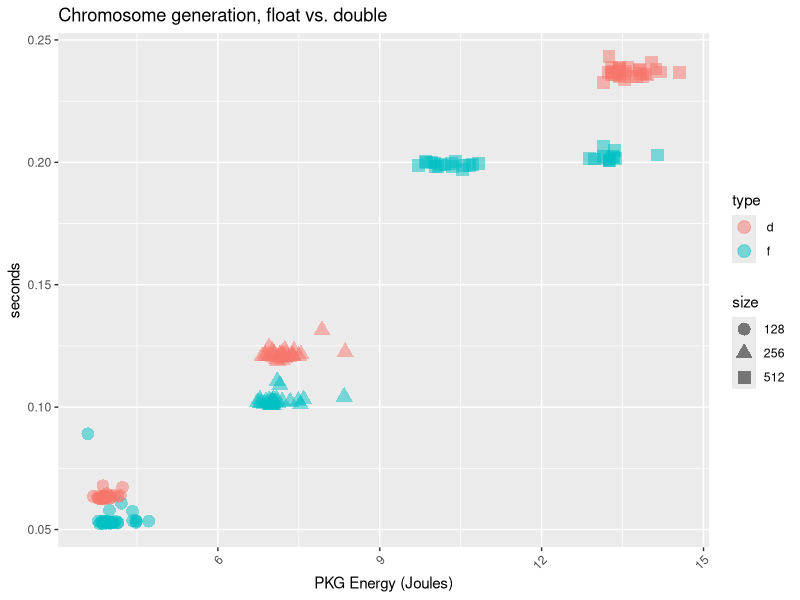
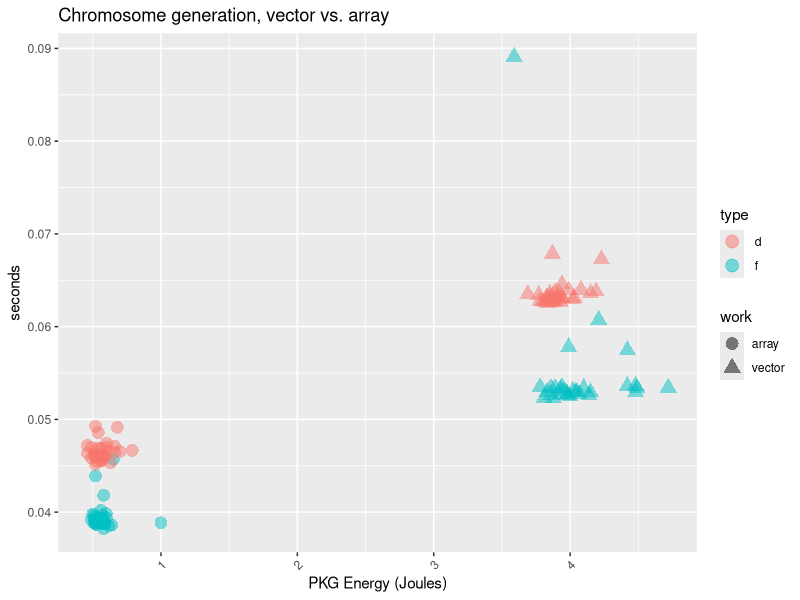
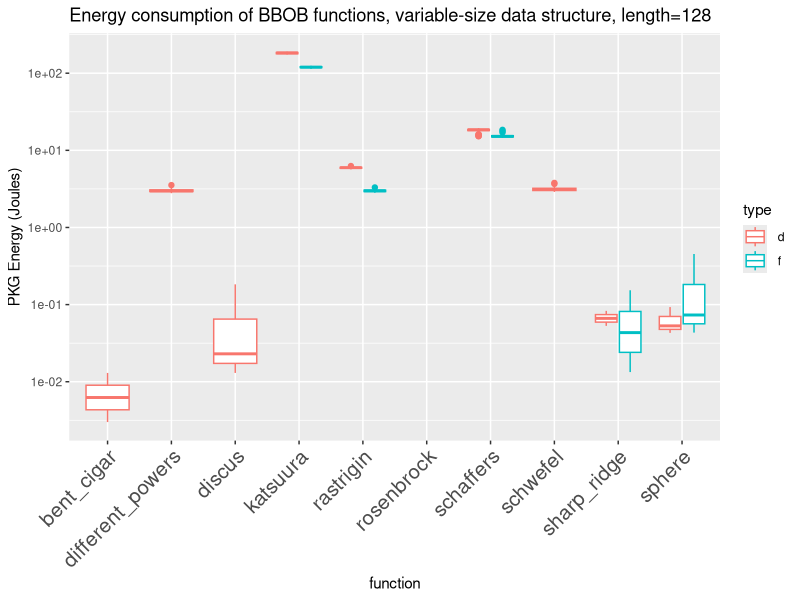
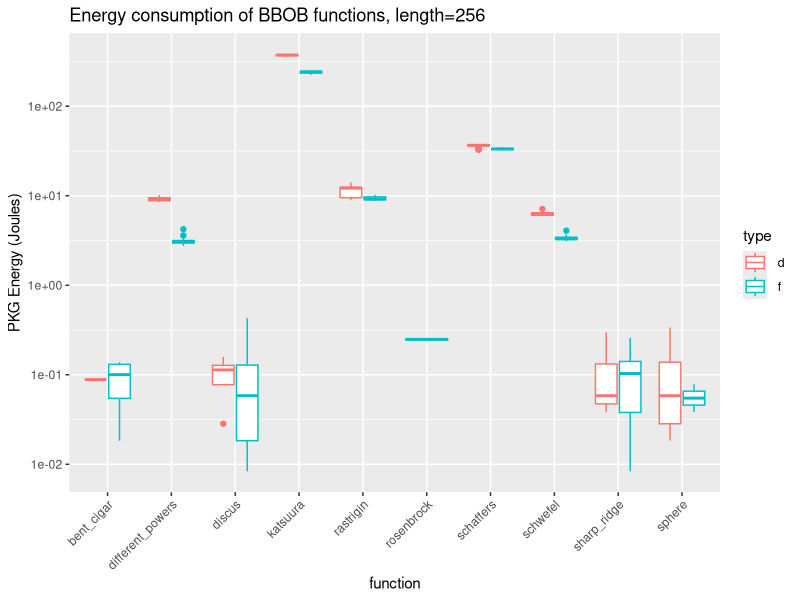
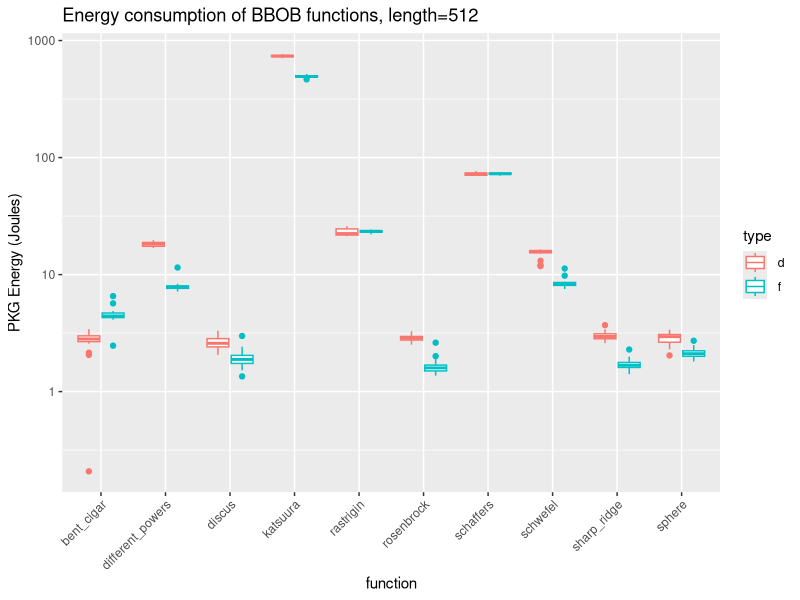
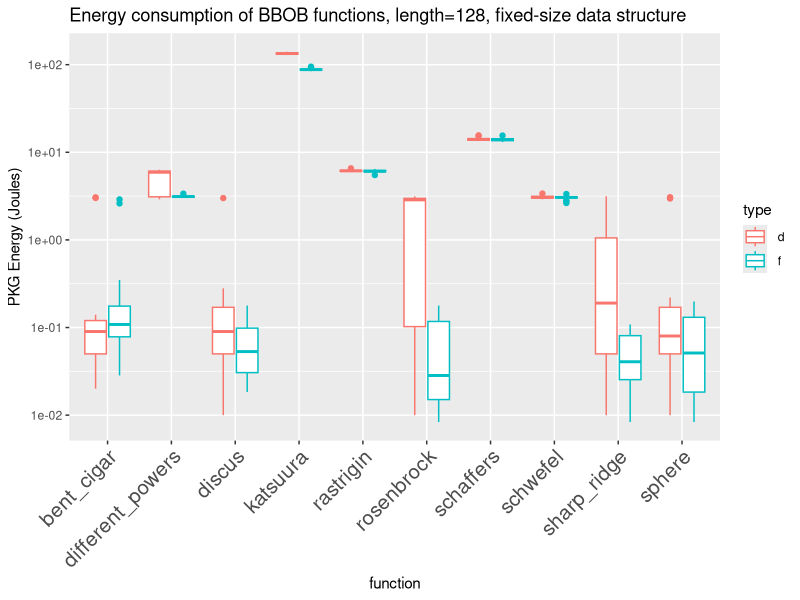
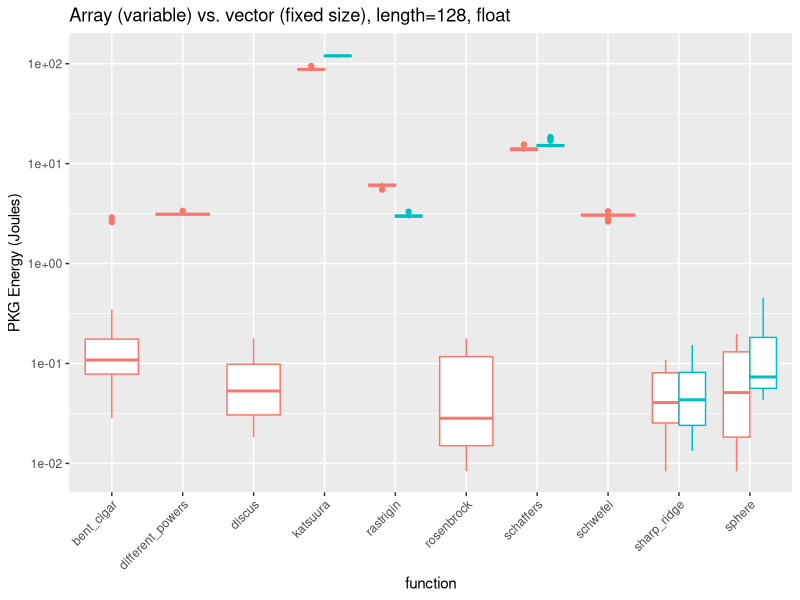
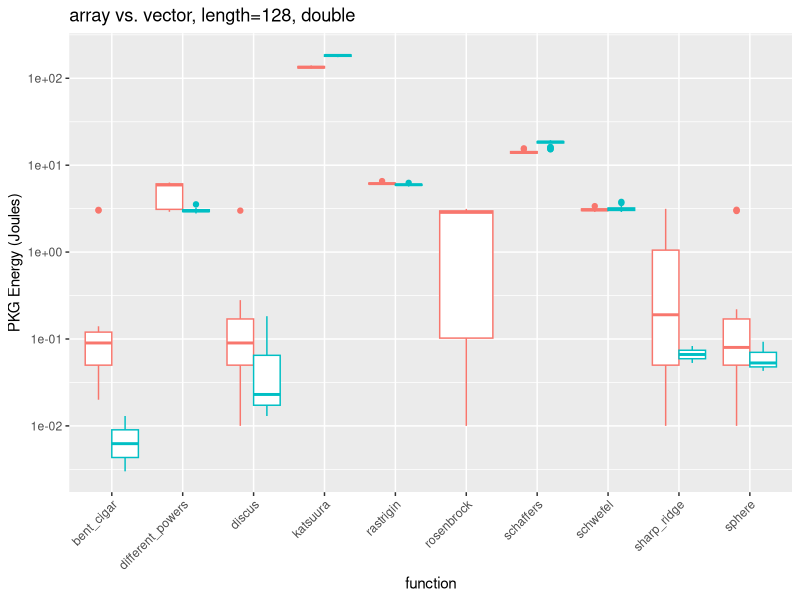

Generate these figures, in order, with R:
## ----evostar.bbob.setup, echo=F, message=F, fig.height=4, fig.cap="Time in seconds for every experiment generating 40K chromosomes with 128,256,512 dimensions, using float or double for every one of them"----
library(ggplot2)
library(ggthemes)
library(dplyr)

base.variable.data <- read.csv("data/evostar25-generation-5-Nov-07-30-15.csv")

base.variable.data$size <- as.factor(base.variable.data$size)
base.variable.data$type <- as.factor(base.variable.data$type)
ggplot(base.variable.data, aes(x=PKG, y=seconds, color=type, shape=size)) +
  geom_point(size=4,alpha=0.5) +
  labs(title="Chromosome generation, float vs. double", x="PKG Energy (Joules)", y="seconds") +
  theme(axis.text.x = element_text(angle = 45, hjust = 1))
ggsave("img/base-variable-data.png", width=8, height=4, dpi=300)

base.variable.data %>% group_by(size, type) %>% summarise(mean.seconds=mean(seconds), sd.seconds=sd(seconds), mean.PKG = mean(PKG), sd.PKG = sd(PKG)) -> summary.base.variable.data


## ----evostar.bbob.fixed, echo=F, message=F, fig.height=4, fig.cap="Time in seconds for every experiment generating 40K chromosomes with 128,256,512 dimensions, using float or double for every one of them"----
base.fixed.data <- read.csv("data//fixed-evostar25-generation-5-Nov-07-37-13.csv")

base.fixed.data$size <- as.factor(base.fixed.data$size)
base.fixed.data$type <- as.factor(base.fixed.data$type)
base.fixed.data$work <- rep("array", nrow(base.fixed.data))

base.variable.data.128 <- base.variable.data[base.variable.data$size == 128,]
base.variable.data.128$work <- rep("vector", nrow(base.variable.data.128))

base.data.128 <- rbind(base.fixed.data, base.variable.data.128)

ggplot(base.data.128, aes(x=PKG, y=seconds, color=type, shape=work)) +
  geom_point(size=4,alpha=0.5) +
  labs(title="Chromosome generation, vector vs. array", x="PKG Energy (Joules)", y="seconds") +
  theme(axis.text.x = element_text(angle = 45, hjust = 1))
ggsave("img/base-data-structure.png", width=8, height=4, dpi=300)

base.fixed.data %>% group_by(size, type) %>% summarise(mean.seconds=mean(seconds), sd.seconds=sd(seconds), mean.PKG = mean(PKG), sd.PKG = sd(PKG)) -> summary.base.fixed.data


## ----evostar.bbob.functions, echo=F, message=F, warning=F, fig.height=4, fig.show="hold", fig.cap="PKG energy consumed in every experiment evaluating 40K chromosomes with 128, 256, 512 dimensions, using float or double for every one of them. Please note the $y$ axes have different scales in every chart. The boxplot is missing when the application of the function takes approximately the same time than generating it."----
functions.data <- read.csv("data//variable-evostar25-bbob-10-Nov-19-10-32.csv")
functions.data <- functions.data[functions.data$work != "none",]
number.of.rows <- nrow(functions.data[ functions.data$size==128 & functions.data$type==" f",])
functions.data$delta.PKG <- 0
functions.data[ functions.data$size==128 & functions.data$type==" f",]$delta.PKG <- functions.data[ functions.data$size==128 & functions.data$type==" f",]$PKG - rep(summary.base.variable.data[ summary.base.variable.data$size == 128 & summary.base.variable.data$type==" f", ]$mean.PKG,number.of.rows)

functions.data[ functions.data$size==256 & functions.data$type==" f",]$delta.PKG <- functions.data[ functions.data$size==256 & functions.data$type==" f",]$PKG - rep(summary.base.variable.data[ summary.base.variable.data$size == 256 & summary.base.variable.data$type==" f", ]$mean.PKG,number.of.rows)

functions.data[ functions.data$size==512 & functions.data$type==" f",]$delta.PKG <- functions.data[ functions.data$size==512 & functions.data$type==" f",]$PKG - rep(summary.base.variable.data[ summary.base.variable.data$size == 512 & summary.base.variable.data$type==" f", ]$mean.PKG,number.of.rows)

functions.data[ functions.data$size==128 & functions.data$type==" d",]$delta.PKG <- functions.data[ functions.data$size==128 & functions.data$type==" d",]$PKG - rep(summary.base.variable.data[ summary.base.variable.data$size == 128 & summary.base.variable.data$type==" d", ]$mean.PKG,number.of.rows)

functions.data[ functions.data$size==256 & functions.data$type==" d",]$delta.PKG <- functions.data[ functions.data$size==256 & functions.data$type==" d",]$PKG - rep(summary.base.variable.data[ summary.base.variable.data$size == 256 & summary.base.variable.data$type==" d", ]$mean.PKG,number.of.rows)

functions.data[ functions.data$size==512 & functions.data$type==" d",]$delta.PKG <- functions.data[ functions.data$size==512 & functions.data$type==" d",]$PKG - rep(summary.base.variable.data[ summary.base.variable.data$size == 512 & summary.base.variable.data$type==" d", ]$mean.PKG,number.of.rows)

functions.data$delta.PKG <- pmax(functions.data$delta.PKG, 0)

ggplot(functions.data[ functions.data$size==128,], aes(x=work, y=delta.PKG, color=type)) +
  geom_boxplot() +
  labs(title="Energy consumption of BBOB functions, variable-size data structure, length=128", y="PKG Energy (Joules)", x="function") +
  theme(axis.text.x = element_text(angle = 45, hjust = 1,size=15)) + scale_y_log10()
ggsave("img/energy-bbob-variable-size-128.png", width=8, height=4, dpi=300)

ggplot(functions.data[ functions.data$size==256,], aes(x=work, y=delta.PKG, color=type)) +
  geom_boxplot() +
  labs(title="Energy consumption of BBOB functions, length=256", y="PKG Energy (Joules)", x="function") +
  theme(axis.text.x = element_text(angle = 45, hjust = 1))+ scale_y_log10()

ggplot(functions.data[ functions.data$size==512,], aes(x=work, y=delta.PKG, color=type)) +
  geom_boxplot() +
  labs(title="Energy consumption of BBOB functions, length=512", y="PKG Energy (Joules)", x="function") +
  theme(axis.text.x = element_text(angle = 45, hjust = 1))+ scale_y_log10()


## ----evostar.bbob.fixed.functions, echo=F, message=F, warning=F, fig.height=4, fig.cap="PKG energy consumed in every experiment evaluating 40K chromosomes with 128, float or double. Please note $y$ scale is logarithmic"----
fixed.functions.data <- read.csv("data/evostar25-bbob-fixed-12-Nov-08-20-03.csv")
number.of.rows <- nrow(fixed.functions.data[ fixed.functions.data$size==128 & fixed.functions.data$type==" f",])
fixed.functions.data$delta.PKG <- 0
fixed.functions.data[ fixed.functions.data$size==128 & fixed.functions.data$type==" f",]$delta.PKG <- fixed.functions.data[ fixed.functions.data$size==128 & fixed.functions.data$type==" f",]$PKG - rep(summary.base.fixed.data[ summary.base.fixed.data$size == 128 & summary.base.fixed.data$type==" f", ]$mean.PKG,number.of.rows)
fixed.functions.data[ fixed.functions.data$size==128 & fixed.functions.data$type==" d",]$delta.PKG <- fixed.functions.data[ fixed.functions.data$size==128 & fixed.functions.data$type==" d",]$PKG - rep(summary.base.fixed.data[ summary.base.fixed.data$size == 128 & summary.base.fixed.data$type==" d", ]$mean.PKG,number.of.rows)
fixed.functions.data$delta.PKG <- pmax(fixed.functions.data$delta.PKG, 0)

ggplot(fixed.functions.data[ fixed.functions.data$size==128,], aes(x=work, y=delta.PKG, color=type)) +
  geom_boxplot() +
  labs(title="Energy consumption of BBOB functions, length=128, fixed-size data structure", y="PKG Energy (Joules)", x="function") +
  theme(axis.text.x = element_text(angle = 45, hjust = 1,size=15))+ scale_y_log10()
ggsave("img/energy-bbob-fixed-size-128.png", width=8, height=4, dpi=300)


## ----evostar.bbob.compares, echo=F, message=F, warning=F, fig.height=5, fig.show="hold", fig.cap="PKG energy consumed in every experiment evaluating 40K chromosomes with 128, 256, 512 dimensions, using float or double for every one of them. Please note the $y$ axes have different scales"----
fixed.functions.data$data.structure <- "Fixed"
functions.data$data.structure <- "Variable"

functions.128 <- rbind(fixed.functions.data[ fixed.functions.data$size==128,], functions.data[ functions.data$size==128,])

ggplot(functions.128[ functions.128$type==" f",], aes(x=work, y=delta.PKG, color=data.structure)) +
  geom_boxplot( position="dodge") +
  labs(title="Array (variable) vs. vector (fixed size), length=128, float", y="PKG Energy (Joules)", x="function") +
  theme(axis.text.x = element_text(angle = 45, hjust = 1)) + scale_y_log10()+ theme(legend.position="none")

ggplot(functions.128[ functions.128$type==" d",], aes(x=work, y=delta.PKG, color=data.structure)) +
  geom_boxplot( position="dodge") +
  labs(title="array vs. vector, length=128, double", y="PKG Energy (Joules)", x="function") +
  theme(axis.text.x = element_text(angle = 45, hjust = 1)) + scale_y_log10() + theme(legend.position="none")
